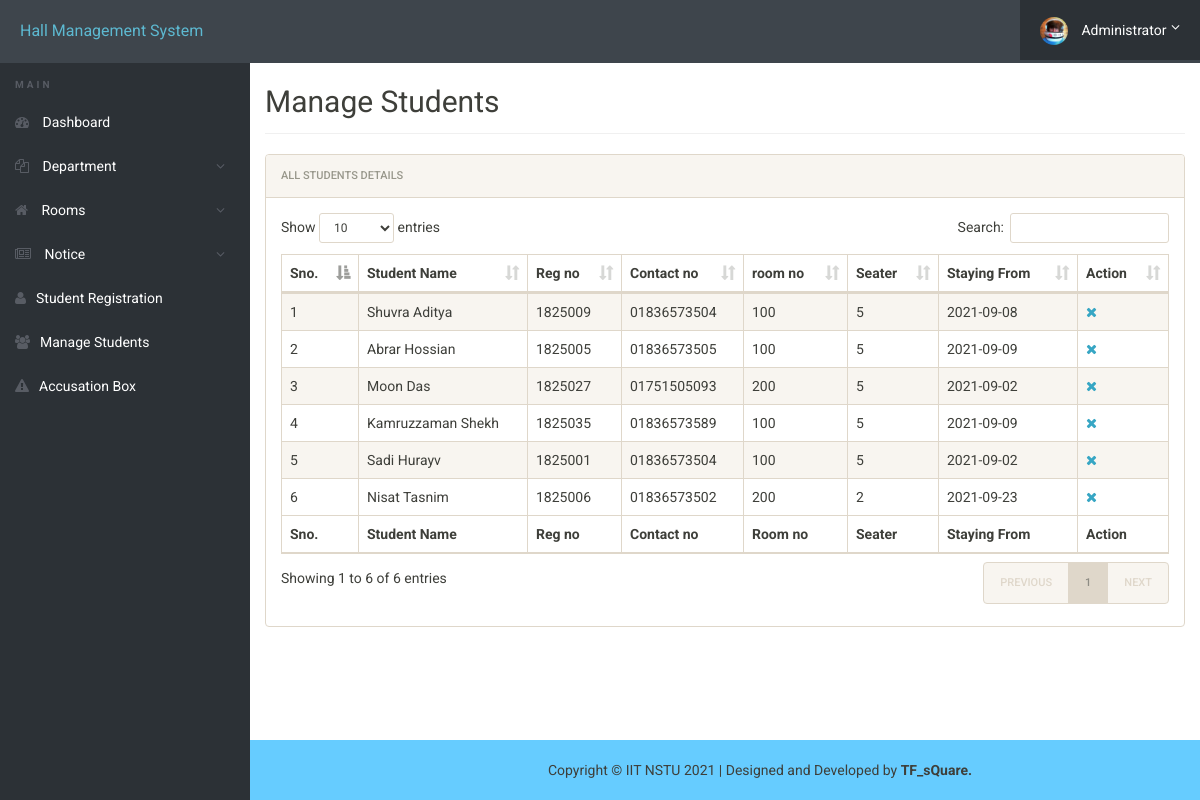
The app's page /admin/manage-students.php (signed in) with its own data.
### tables this page shows
CREATE TABLE `registration` (
  `id` int(11) NOT NULL,
  `roomno` int(11) NOT NULL,
  `seater` int(11) NOT NULL,
  `stayfrom` date NOT NULL,
  `course` varchar(500) NOT NULL,
  `session` varchar(20) NOT NULL,
  `regno` int(11) NOT NULL,
  `firstName` varchar(500) NOT NULL,
  `lastName` varchar(500) NOT NULL,
  `gender` varchar(250) NOT NULL,
  `contactno` varchar(11) NOT NULL,
  `emailid` varchar(500) NOT NULL,
  `egycontactno` varchar(11) NOT NULL,
  `guardianName` varchar(500) NOT NULL,
  `guardianRelation` varchar(500) NOT NULL,
  `guardianContactno` varchar(11) NOT NULL,
  `corresAddress` varchar(500) NOT NULL,
  `corresCIty` varchar(500) NOT NULL,
  `corresState` varchar(500) NOT NULL,
  `pmntAddress` varchar(500) NOT NULL,
  `pmntCity` varchar(500) NOT NULL,
  `pmnatetState` varchar(500) NOT NULL,
  `postingDate` timestamp NOT NULL DEFAULT current_timestamp(),
  `updationDate` varchar(100) NOT NULL
);

### admin/manage-students.php (the view, shortened to what this page needs)
<?php
include('includes/config.php');
?>
<!doctype html>
<html lang="en" class="no-js">
<head>
	<link rel="stylesheet" href="css/font-awesome.min.css">
	<link rel="stylesheet" href="css/bootstrap.min.css">
	<link rel="stylesheet" href="css/dataTables.bootstrap.min.css">
	<link rel="stylesheet" href="css/bootstrap-social.css">
	<link rel="stylesheet" href="css/bootstrap-select.css">
	<link rel="stylesheet" href="css/fileinput.min.css">
	<link rel="stylesheet" href="css/awesome-bootstrap-checkbox.css">
	<link rel="stylesheet" href="css/style.css">
</head>
<body>
	<?php include('includes/header.php');?>
	<div class="ts-main-content div-space">
		<?php include('includes/sidebar.php');?>
		<div class="content-wrapper" style="margin-top:50px";>
			<div class=" container-fluid">
			<div class="row">
				<div class="col-md-12">
					<h2 class="page-title">Manage Students</h2>
					<div class="panel panel-default">
						<div class="panel-heading">All Students Details</div>
						<div class="panel-body">
							<table id="zctb" class="display table table-striped table-bordered table-hover" cellspacing="0" width="100%">
								<thead>
									<tr>
										<th>Sno.</th>
										<th>Student Name</th>
										<th>Reg no</th>
										<th>Contact no </th>
										<th>room no </th>
										<th>Seater </th>
										<th>Staying From </th>
										<th>Action</th>
									</tr>
								</thead>
								<tfoot>
									<tr>
										<th>Sno.</th>
										<th>Student Name</th>
										<th>Reg no</th>
										<th>Contact no </th>
										<th>Room no </th>
										<th>Seater </th>
										<th>Staying From </th>
										<th>Action</th>
									</tr>
								</tfoot>
								<tbody>
									<?php
$mng_student_sql="SELECT * FROM registration";
$data=$mysqli->query($mng_student_sql);
$cnt=1;
while($row=$data->fetch_object())
	  {
	  	?>
									<tr>
										<td><?php echo $cnt;;?></td>
										<td><?php echo $row->firstName;?><?php echo " ";?><?php echo $row->lastName;?></td>
										<td><?php echo $row->regno;?></td>
										<td><?php echo $row->contactno;?></td>
										<td><?php echo $row->roomno;?></td>
										<td><?php echo $row->seater;?></td>
										<td><?php echo $row->stayfrom;?></td>
										<td>
											<a href="manage-students.php?del=<?php echo $row->id;?>" title="Delete Record" onclick="return confirm(" Do you want to delete");"><i class="fa fa-close"></i></a>
										</td>
									</tr>
									<?php
$cnt=$cnt+1;
									 } ?>
								</tbody>
							</table>
						</div>
					</div>
				</div>
			</div>
		</div>
	</div>
	</div>
	<?php include("includes/footer.php");?>
</body>
</html>

### admin/css/style.css (style rules this page uses)
html { font-size: 14px; }
@media only screen and (min-width: 480px) { html { font-size: 17px; } }
@media only screen and (min-width: 768px) { html { font-size: 14px; } }
body { font-size: 1em; }
a { color: #37a6c4; }
.panel { overflow: hidden; }
.page-title { padding-bottom: 15px; margin-bottom: 20px; border-bottom: 1px solid #f0f0f0; }
.ts-main-content .content-wrapper { padding-top: 15px; margin-top: 10px; }
@media only screen and (min-width: 992px) { .ts-main-content .content-wrapper { margin-left: 250px; } }
.div-space { margin-bottom: 100px; }

### records on screen
registration: firstName "Shuvra", lastName "Aditya", regno "1825009", contactno "01836573504", roomno "100", seater "5", stayfrom "2021-09-08"
registration: firstName "Abrar", lastName "Hossian", regno "1825005", contactno "01836573505", roomno "100", seater "5", stayfrom "2021-09-09"
registration: firstName "Moon", lastName "Das", regno "1825027", contactno "01751505093", roomno "200", seater "5", stayfrom "2021-09-02"
registration: firstName "Kamruzzaman", lastName "Shekh", regno "1825035", contactno "01836573589", roomno "100", seater "5", stayfrom "2021-09-09"
registration: firstName "Sadi", lastName "Hurayv", regno "1825001", contactno "01836573504", roomno "100", seater "5", stayfrom "2021-09-02"
registration: firstName "Nisat", lastName "Tasnim", regno "1825006", contactno "01836573502", roomno "200", seater "2", stayfrom "2021-09-23"
